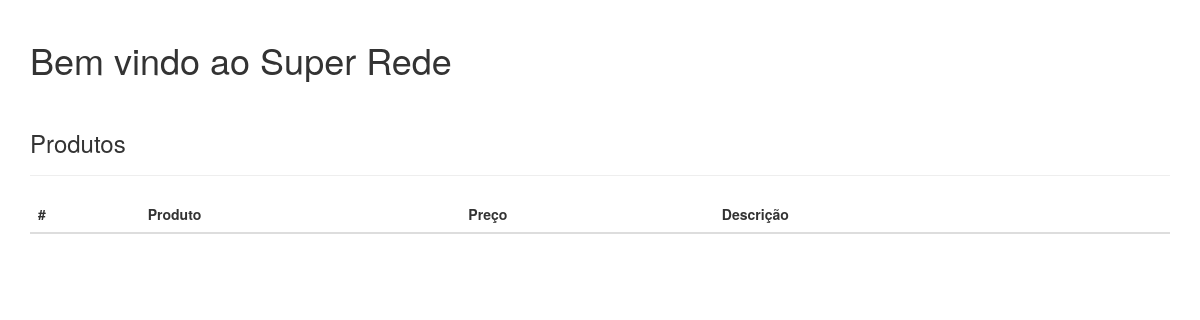
Before: /Testes/index.php with the older database file.
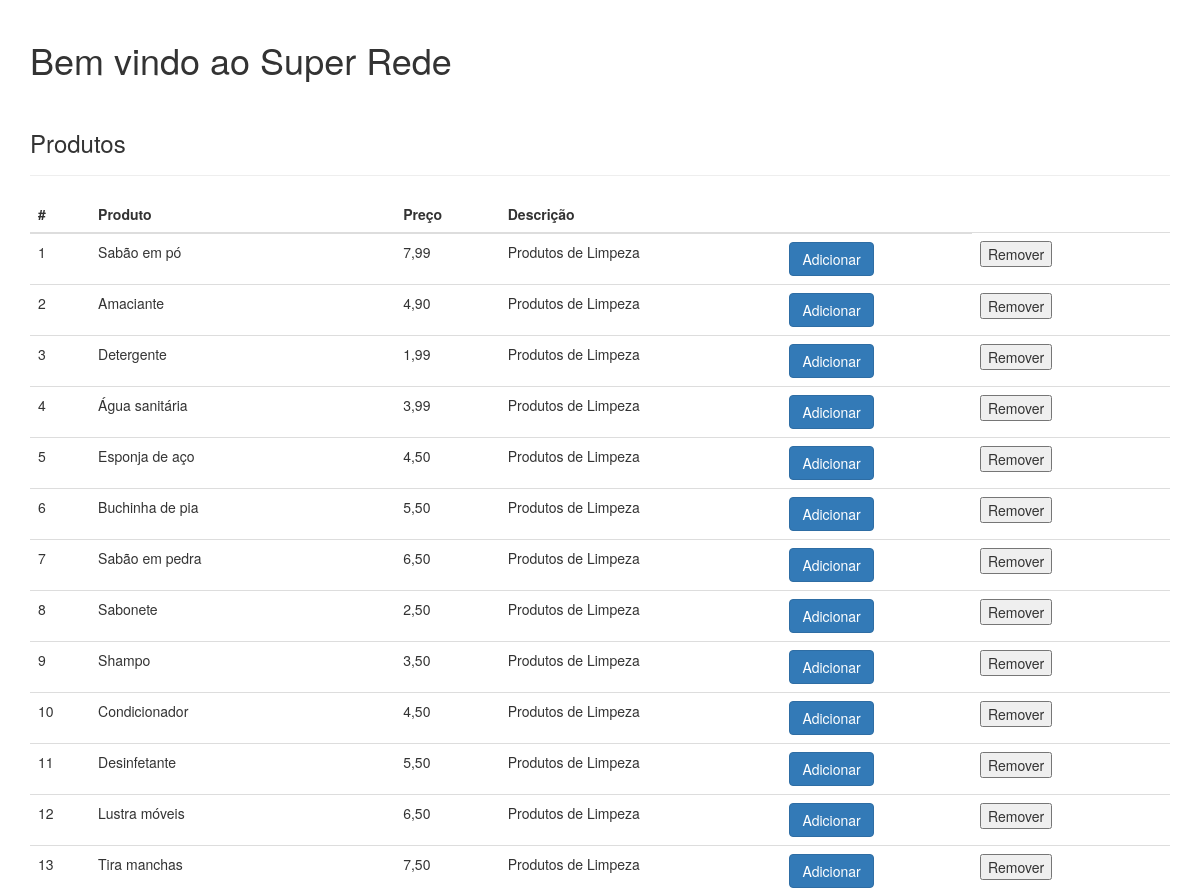
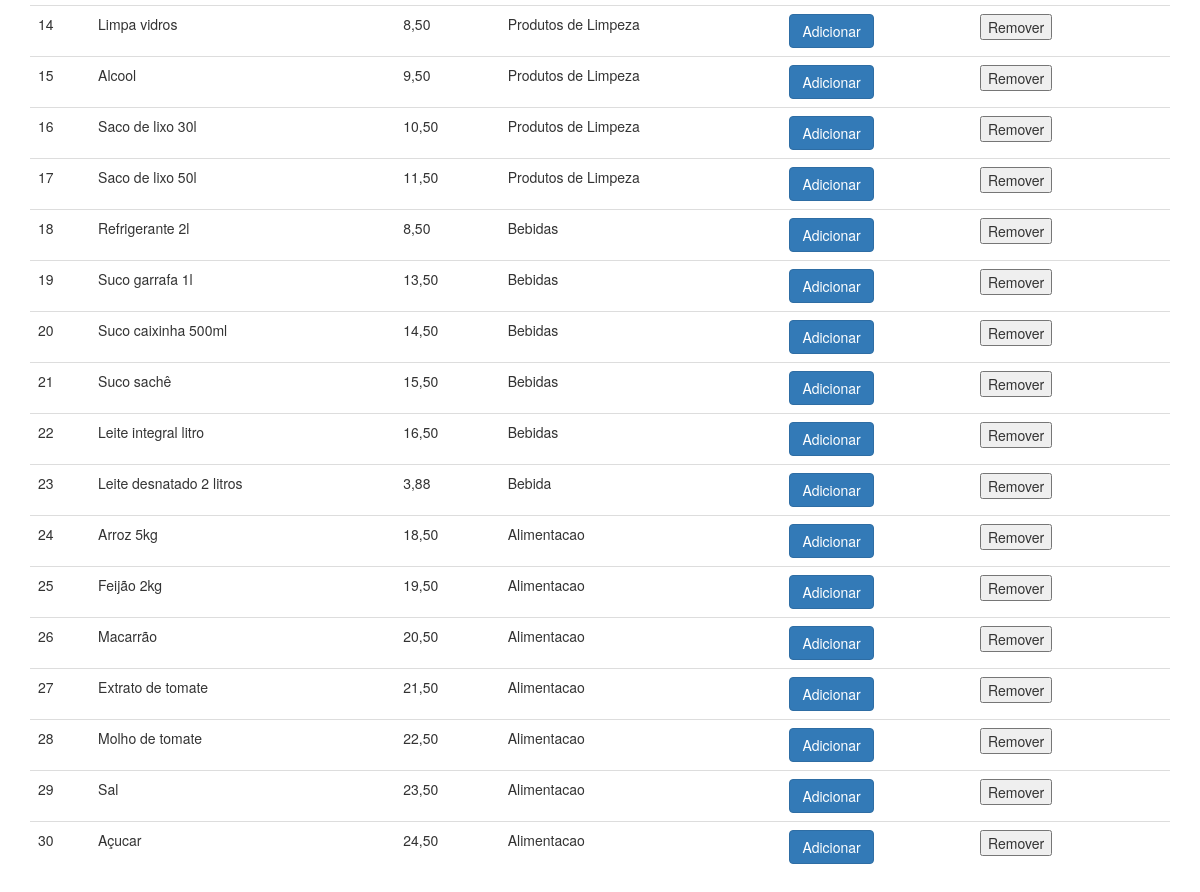
After: the same page with the newer database file (2 pictures, top to bottom).
### tables this page shows
CREATE TABLE `product` (
  `product_id` int(11) NOT NULL,
  `name` varchar(50) NOT NULL,
  `price` float NOT NULL,
  `description` varchar(50) NOT NULL
);

### source/autoload.php (called while the page is built, shortened)
<?php
spl_autoload_register(function ($class) {
    $prefix = "Source\\";
    $baseDir = __DIR__ . "/";
    $len = strlen($prefix);
    $relativeClass = substr($class, $len);
    $file = $baseDir . str_replace("\\", "/", $relativeClass) . ".php";
});

### source/Core/Connect.php (called while the page is built, shortened)
<?php
class Connect
{
    private static  $instance;
    public static  function  getInstance():PDO{
        if(empty(self::$instance)){
            try{
                self::$instance = new PDO(
                    "mysql:host=". CONF_DB_HOST . ";dbname=" . CONF_DB_NAME,
                    CONF_DB_USER,
                    CONF_DB_PASS,
                    self::OPTION
                );
            }catch (PDOException $exception){
                die("<p class='alert alert-info'>Erro ao conectar</p>");
                var_dump($exception);
            }
        }
        return self::$instance;
    }
}

### source/Core/Model.php (called while the page is built, shortened)
<?php
abstract class Model
{
    protected $data;
    protected $fail;
    public function fail()
    {
        return $this->fail;
    }
    public function __set($name, $value)
    {
        if(empty($this->data)){
            $this->data =new \stdClass();
        }
        $this->data->$name = $value;
    }
    public function __get($name)
    {
        return ($this->data->$name ?? null);
    }
    public function  read(string $select, string $params = null): ?\PDOStatement
    {
        try{
            $stmt = Connect::getInstance()->prepare($select);
            if($params){
                parse_str($params, $params);
                foreach($params as $key=>$value){
                    $type = (is_numeric($value) ? \PDO::PARAM_INT : \PDO::PARAM_STR);
                    $stmt->bindValue(":{$key}", $value, $type);
                }
            }
            $stmt->execute();
            return $stmt;
        }catch (\PDOException $execption){
            $this->fail = $execption;
            return null;
        }
    }
}

### source/Models/Product.php (called while the page is built, shortened)
<?php
class Product extends Model
{
    protected static $entity = "product";
    public function all(int $limit = 30, int $offset = 0, string $columns = "*"): ?array
    {
        $all = $this->read("SELECT {$columns} FROM " .self::$entity. " LIMIT :l OFFSET :o", "l={$limit}&o={$offset}");
            return $all->fetchAll(\PDO::FETCH_CLASS, __CLASS__);
    }
}

### Testes/index.php (the view, shortened to what this page needs)
<?php
require __DIR__ ."/source/autoload.php";
$model = new Product();
$productItens = $model->all(30);
?>
<!doctype html>
<html lang="pt-br">
<head>
    <link rel="stylesheet" href="https://maxcdn.bootstrapcdn.com/bootstrap/3.3.6/css/bootstrap.min.css">
</head>
<body>
    <div class="container">
        <div class="page-header">
            <h1>Bem vindo ao Super Rede</h1><br/>
            <h3>Produtos</h3>
        </div>
        <table class="table">
            <thead>
                <tr>
                    <th>#</th>
                    <th>Produto</th>
                    <th>Preço</th>
                    <th>Descrição</th>
                    <th></th>
                </tr>
            </thead>
            <tbody>
                <?php foreach($productItens as $productIten) : ?>
                <tr>
                    <td><?php echo $productIten->product_id;?></td>
                    <td><?php echo $productIten->name;?></td>
                    <td><?php echo number_format($productIten->price, 2 ,"," , ".");?></td>
                    <td><?php echo $productIten->description;?></td>
                    <td>
                        <form action="source/Products/InserCard.php" method="post">
                           <button type="submit"  class="btn btn-primary">Adicionar</button>
                    </td>
                            <td><button type="submit" >Remover</button></td>
                    <td>
                    </td>
                </tr>
                <?php endforeach?>
            </tbody>
        </table>
    </div>
</body>
</html>

Changed rows visible on the page:
added product: product_id "1", name "Sabão em pó", price "7,99", description "Produtos de Limpeza"
added product: product_id "2", name "Amaciante", price "4,90", description "Produtos de Limpeza"
added product: product_id "3", name "Detergente", price "1,99", description "Produtos de Limpeza"
added product: product_id "4", name "Água sanitária", price "3,99", description "Produtos de Limpeza"
added product: product_id "5", name "Esponja de aço", price "4,50", description "Produtos de Limpeza"
added product: product_id "6", name "Buchinha de pia", price "5,50", description "Produtos de Limpeza"
added product: product_id "7", name "Sabão em pedra", price "6,50", description "Produtos de Limpeza"
added product: product_id "8", name "Sabonete", price "2,50", description "Produtos de Limpeza"
added product: product_id "9", name "Shampo", price "3,50", description "Produtos de Limpeza"
added product: product_id "10", name "Condicionador", price "4,50", description "Produtos de Limpeza"
added product: product_id "11", name "Desinfetante", price "5,50", description "Produtos de Limpeza"
added product: product_id "12", name "Lustra móveis", price "6,50", description "Produtos de Limpeza"
added product: product_id "13", name "Tira manchas", price "7,50", description "Produtos de Limpeza"
added product: product_id "14", name "Limpa vidros", price "8,50", description "Produtos de Limpeza"
added product: product_id "15", name "Alcool", price "9,50", description "Produtos de Limpeza"
added product: product_id "16", name "Saco de lixo 30l", price "10,50", description "Produtos de Limpeza"
added product: product_id "17", name "Saco de lixo 50l", price "11,50", description "Produtos de Limpeza"
added product: product_id "18", name "Refrigerante 2l", price "8,50", description "Bebidas"
added product: product_id "19", name "Suco garrafa 1l", price "13,50", description "Bebidas"
added product: product_id "20", name "Suco caixinha 500ml", price "14,50", description "Bebidas"
added product: product_id "21", name "Suco sachê", price "15,50", description "Bebidas"
added product: product_id "22", name "Leite integral litro", price "16,50", description "Bebidas"
added product: product_id "23", name "Leite desnatado 2 litros", price "3,88", description "Bebida"
added product: product_id "24", name "Arroz 5kg", price "18,50", description "Alimentacao"
added product: product_id "25", name "Feijão 2kg", price "19,50", description "Alimentacao"
added product: product_id "26", name "Macarrão", price "20,50", description "Alimentacao"
added product: product_id "27", name "Extrato de tomate", price "21,50", description "Alimentacao"
added product: product_id "28", name "Molho de tomate", price "22,50", description "Alimentacao"
added product: product_id "29", name "Sal", price "23,50", description "Alimentacao"
added product: product_id "30", name "Açucar", price "24,50", description "Alimentacao"
